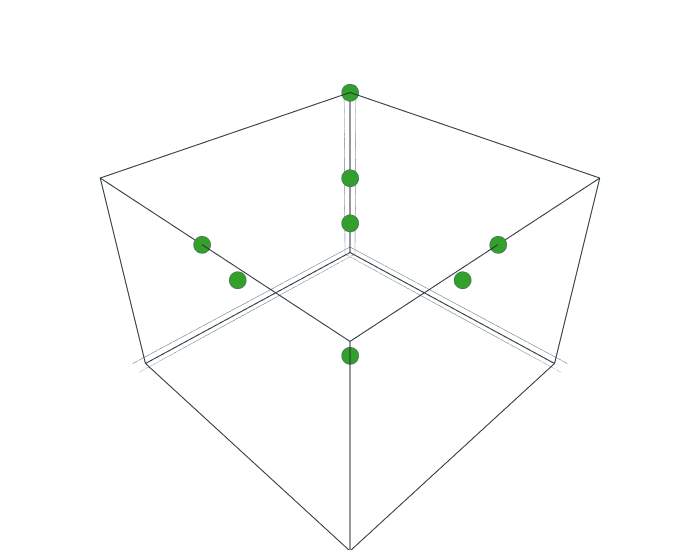

Notebook code cell kept with this figure:
### Code cell
srot.show.all()

### Figure 1 — Plotly figure (JSON) as saved in the notebook; plotly's stock layout.template omitted (floating-point values rounded to 4 significant figures)
{"data": [{"line": {"color": "#263238", "width": 2}, "mode": "lines", "name": "lines", "showlegend": false, "type": "scatter3d", "x": [0.0, 5.728, 5.728, 0.0, 0.0], "y": [0.0, 0.0, 5.728, 5.728, 0.0], "z": [0.0, 0.0, 0.0, 0.0, 0.0]}, {"line": {"color": "#263238", "width": 2}, "mode": "lines", "name": "lines", "showlegend": false, "type": "scatter3d", "x": [0.0, 5.728, 5.728, 0.0, 0.0], "y": [0.0, 0.0, 5.728, 5.728, 0.0], "z": [4.05, 4.05, 4.05, 4.05, 4.05]}, {"line": {"color": "#263238", "width": 2}, "mode": "lines", "name": "lines", "showlegend": false, "type": "scatter3d", "x": [0.0, 5.728, 5.728, 0.0, 0.0], "y": [0.0, 0.0, 0.0, 0.0, 0.0], "z": [0.0, 0.0, 4.05, 4.05, 0.0]}, {"line": {"color": "#263238", "width": 2}, "mode": "lines", "name": "lines", "showlegend": false, "type": "scatter3d", "x": [0.0, 5.728, 5.728, 0.0, 0.0], "y": [5.728, 5.728, 5.728, 5.728, 5.728], "z": [0.0, 0.0, 4.05, 4.05, 0.0]}, {"line": {"color": "#263238", "width": 2}, "mode": "lines", "name": "lines", "showlegend": false, "type": "scatter3d", "x": [0.0, 0.0, 0.0, 0.0, 0.0], "y": [0.0, 5.728, 5.728, 0.0, 0.0], "z": [0.0, 0.0, 4.05, 4.05, 0.0]}, {"line": {"color": "#263238", "width": 2}, "mode": "lines", "name": "lines", "showlegend": false, "type": "scatter3d", "x": [5.728, 5.728, 5.728, 5.728, 5.728], "y": [0.0, 5.728, 5.728, 0.0, 0.0], "z": [0.0, 0.0, 4.05, 4.05, 0.0]}, {"marker": {"color": "#33a02c", "line": {"color": "#455A64", "width": 0.5}, "opacity": 1, "size": 10, "sizemode": "diameter", "sizeref": 750}, "mode": "markers", "opacity": 1, "type": "scatter3d", "x": [5.728, 0.0, 1.432, 2.864, 1.432, 2.864, 4.296, 4.296], "y": [2.864, 0.0, 1.432, 5.728, 4.296, 2.864, 1.432, 4.296], "z": [4.05, 4.05, 2.025, 4.05, 2.025, 4.05, 2.025, 2.025]}], "layout": {"margin": {"b": 10, "l": 10, "r": 10, "t": 10}, "scene": {"aspectmode": "data", "xaxis": {"showbackground": false, "showticklabels": false, "title": {"text": ""}, "zerolinecolor": "#455A64"}, "yaxis": {"showbackground": false, "showticklabels": false, "title": {"text": ""}, "zerolinecolor": "#455A64"}, "zaxis": {"showbackground": false, "showticklabels": false, "title": {"text": ""}, "zerolinecolor": "#455A64"}}, "showlegend": false, "width": 700}}
